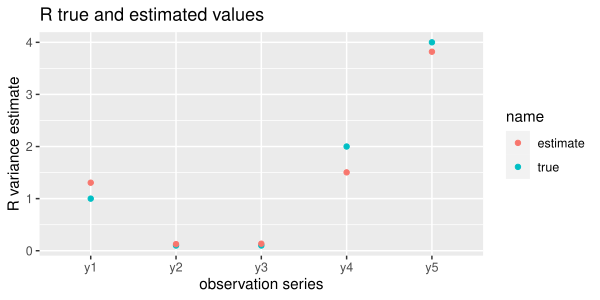

Write R code to recreate this figure.
###################################################
### code chunk number 42: Cs714_multivariate
###################################################
rvals <- data.frame(
  x = paste0("y", 1:n),
  val = c(r2, coef(fitm2)$R),
  name = rep(c("true", "estimate"), each = n)
)
ggplot(rvals, aes(x = x, y = val, col = name)) +
  geom_point() +
  xlab("observation series") +
  ylab("R variance estimate") +
  ggtitle("R true and estimated values")
